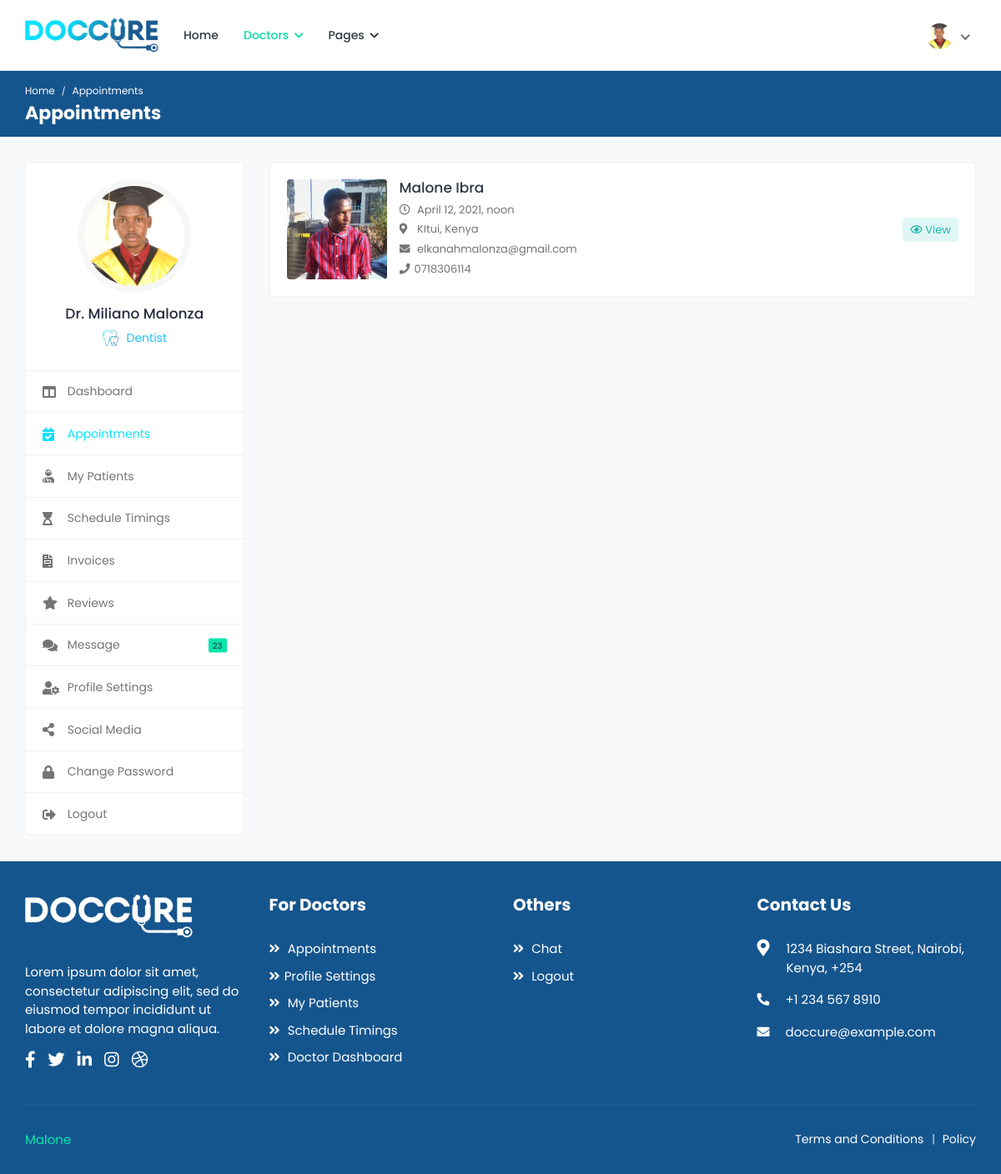
Screenshot of /doctors/appointments/ (signed in) with the database file from the repository.
### appointments/models.py (models this page shows, shortened)
class Doctor(models.Model):
	user = models.OneToOneField(User, on_delete=models.CASCADE)
	image = models.ImageField('Profile Image', upload_to='Image/Doctors',
		max_length=500, default='dummy.png')
	first_name = models.CharField('First Name', max_length=50)
	second_name =  models.CharField('Second Name', max_length=50)
	title = models.CharField('Title', max_length=200, default='Dr.')
	phone_no = models.CharField('Phone Number', max_length=50)
	email = models.EmailField('Email', max_length=250)
	gender = models.CharField('Gender', max_length=10)
	d_o_b = models.DateField('Date of Birth', blank=True)
	biography = models.CharField('Biography', max_length=1000, blank=True)
	address_line1 = models.CharField('Address Line 1', max_length=200, blank=True)
	address_line2 = models.CharField('Address Line 2', max_length=200, blank=True)
	country = models.CharField('Country', max_length=100, blank=True)
	county = models.CharField('County', max_length=100, blank=True)
	town = models.CharField('Town', max_length=100, blank=True)
	pricing =  models.FloatField('Amount', default=0.00)
	services = models.CharField('Services', max_length=1000, blank=True)
	specialization = models.CharField('Specialization', max_length=1000, blank=True)
	clinic = models.CharField('Clinic', max_length=100, blank=True)
	clinic_address = models.CharField('Clinic Address', max_length=100, blank=True)
	speciality = models.OneToOneField(Speciality, on_delete=models.CASCADE)
	''' user, image, first_name, second_name, title, phone_no, email, gender, d_o_b, biography,
	address_line1, address_line2, country, county, town, pricing, services, specialization, clinic,
	clinic_address, speciality'''

class Speciality(models.Model):
	name = models.CharField('Name', max_length=100)
	image = models.ImageField('Image', upload_to='Image/Speciality', max_length=500)

class Appointment(models.Model):
	doctor = models.ForeignKey(Doctor, on_delete=models.CASCADE)
	patient = models.ForeignKey(Patient, on_delete=models.CASCADE)
	purpose = models.CharField('Purpose', max_length=50)
	category = models.CharField('Type', max_length=50)
	amount = models.FloatField('Amount', default=0.00)
	status = models.CharField('Status', max_length=50)
	date = models.DateTimeField('Appointment Date', auto_now_add=True)
	booking_date = models.DateTimeField('Booking Date')
	follow_up_date = models.DateTimeField('Follow Up', null=True)

class Patient(models.Model):
	user = models.OneToOneField(User, on_delete=models.CASCADE)
	image = models.ImageField('Profile Image', upload_to='Image/Patient/Profile/',
		max_length=500, default='dummy.png')
	first_name = models.CharField('First Name', max_length=50)
	second_name = models.CharField('Second Name', max_length=50)
	d_o_b = models.DateField('Date Of Birth')
	gender = models.CharField('Gender', max_length=10)
	email = models.CharField('Email', max_length=50)
	phone_no = models.CharField('Phone Number', max_length=20)
	blood_group = models.CharField('Blood Group', max_length=5)
	country = models.CharField('Country', max_length=50)
	county = models.CharField('County', max_length=50)
	town = models.CharField('Town', max_length=50)
	street_lane = models.CharField('Street/Lane', max_length=50)
	def __str__(self):
		return self.first_name +' '+self.second_name

### appointments/views.py (the view)
# urls.py: path('doctors/appointments/', views.appointments, name='appointments'),
@login_required(login_url='/login/')
@user_passes_test(check_doctor, login_url='/login/')
@user_passes_test(check_settings, login_url='/doctors/profile-settings/')
def appointments(request):
	profile = Doctor.objects.get(user=request.user.id)
	appointments = Appointment.objects.filter(doctor=profile.id)
	return render(request, 'doctors/appointments.html', {'profile' :profile, 'appointments': appointments})

### appointments/views.py (called while the page is built)
def check_doctor(user):
	group = user.groups.get()
	return group.name=='doctors_group'

def check_settings(user):
	profile = Doctor.objects.filter(user=user.id)
	return profile.count()>=1

### appointments/templates/doctors/appointments.html (shortened to what this page needs)
{% extends "doctors/base.html" %}
{% load static %}
{% block breadcrumb %}Appointments{% endblock %}
{% block breadcrumb1 %}Appointments{% endblock %}
{% block sidenav %}
	<ul>
		<li>
			<a href="{% url 'doctor-dashboard' %}">
				<i class="fas fa-columns"></i>
				<span>Dashboard</span>
			</a>
		</li>
		<li class="active">
			<a href="{% url 'appointments' %}">
				<i class="fas fa-calendar-check"></i>
				<span>Appointments</span>
			</a>
		</li>
		<li>
			<a href="{% url 'my-patients' %}">
				<i class="fas fa-user-injured"></i>
				<span>My Patients</span>
			</a>
		</li>
		<li>
			<a href="{% url 'schedule-timings' %}">
				<i class="fas fa-hourglass-start"></i>
				<span>Schedule Timings</span>
			</a>
		</li>
		<li>
			<a href="{% url 'invoices' %}">
				<i class="fas fa-file-invoice"></i>
				<span>Invoices</span>
			</a>
		</li>
		<li>
			<a href="{% url 'reviews' %}">
				<i class="fas fa-star"></i>
				<span>Reviews</span>
			</a>
		</li>
		<li>
			<a href="{% url 'chat-doctor' %}">
				<i class="fas fa-comments"></i>
				<span>Message</span>
				<small class="unread-msg">23</small>
			</a>
		</li>
		<li>
			<a href="{% url 'doctor-profile-settings' %}">
				<i class="fas fa-user-cog"></i>
				<span>Profile Settings</span>
			</a>
		</li>
		<li>
			<a href="{% url 'social-media' %}">
				<i class="fas fa-share-alt"></i>
				<span>Social Media</span>
			</a>
		</li>
		<li>
			<a href="{% url 'doctor-change-password' %}">
				<i class="fas fa-lock"></i>
				<span>Change Password</span>
			</a>
		</li>
		<li>
			<a href="{% url 'logout' %}">
				<i class="fas fa-sign-out-alt"></i>
				<span>Logout</span>
			</a>
		</li>
	</ul>
{% endblock %}
{% block content %}
		<div class="col-md-7 col-lg-8 col-xl-9">
			<div class="appointments">
			{% for appointment in appointments %}
				<div class="appointment-list">
					<div class="profile-info-widget">
						<a href="{% url 'patient-profile' appointment.patient|slugify appointment.patient.id %}" class="booking-doc-img">
							<img src="{{appointment.patient.image.url}}" alt="User Image">
						</a>
						<div class="profile-det-info">
							<h3><a href="{% url 'patient-profile' appointment.patient|slugify appointment.patient.id %}">{{appointment.patient.first_name}} {{appointment.patient.second_name}}</a></h3>
							<div class="patient-details">
								<h5><i class="far fa-clock"></i> {{appointment.booking_date}}</h5>
								<h5><i class="fas fa-map-marker-alt"></i> {{appointment.patient.county}}, {{appointment.patient.country}}</h5>
								<h5><i class="fas fa-envelope"></i> {{appointment.patient.email}}</h5>
								<h5 class="mb-0"><i class="fas fa-phone"></i>{{appointment.patient.phone_no}}</h5>
							</div>
						</div>
					</div>
					<div class="appointment-action">
						<a href="#" class="btn btn-sm bg-info-light" data-toggle="modal" data-target="#appt{{appointment.id}}_details">
							<i class="far fa-eye"></i> View
						</a>
					</div>
				</div>
			{% endfor %}
			</div>
		</div>
	</div>
{% endblock %}

### appointments/templates/doctors/base.html (shortened to what this page needs)
<!DOCTYPE html>
<html lang="en">
<head>
		{% load static %}
		<link rel="stylesheet" href="{% static 'cas/css/bootstrap.min.css' %}">
		<link rel="stylesheet" href="{% static 'cas/plugins/fontawesome/css/fontawesome.min.css' %}">
		<link rel="stylesheet" href="{% static 'cas/plugins/fontawesome/css/all.min.css' %}">
		<link rel="stylesheet" href="{% static 'cas/css/style.css' %}">
	</head>
	<body>
		<div class="main-wrapper">
			<header class="header">
				<nav class="navbar navbar-expand-lg header-nav">
					<div class="navbar-header">
						<a href="{% url 'index' %}" class="navbar-brand logo">
							<img src="{% static 'cas/img/logo.png' %}" class="img-fluid" alt="Logo">
						</a>
					</div>
					<div class="main-menu-wrapper">
						<ul class="main-nav">
							<li>
								<a href="{% url 'index' %}">Home</a>
							</li>
							<li class="has-submenu active">
								<a href="#">Doctors <i class="fas fa-chevron-down"></i></a>
							</li>
							<li class="has-submenu">
								<a href="#">Pages <i class="fas fa-chevron-down"></i></a>
							</li>
						</ul>
					</div>
					<ul class="nav header-navbar-rht">
						<li class="nav-item dropdown has-arrow logged-item">
							<a href="#" class="dropdown-toggle nav-link" data-toggle="dropdown">
								<span class="user-img">
									<img class="rounded-circle" src="{{profile.image.url}}" width="31" alt="{{user.first_name}} {{user.last_name}}">
								</span>
							</a>
						</li>
					</ul>
				</nav>
			</header>
			<div class="breadcrumb-bar">
				<div class="container-fluid">
					<div class="row align-items-center">
						<div class="col-md-12 col-12">
							<nav aria-label="breadcrumb" class="page-breadcrumb">
								<ol class="breadcrumb">
									<li class="breadcrumb-item"><a href="{% url 'index' %}">Home</a></li>
									<li class="breadcrumb-item active" aria-current="page">{% block breadcrumb %}{% endblock %}</li>
								</ol>
							</nav>
							<h2 class="breadcrumb-title">{% block breadcrumb1 %} {% endblock %}</h2>
						</div>
					</div>
				</div>
			</div>
			<div class="content">
				<div class="container-fluid">
					<div class="row">
						<div class="col-md-5 col-lg-4 col-xl-3 theiaStickySidebar">
							<div class="profile-sidebar">
								<div class="widget-profile pro-widget-content">
									<div class="profile-info-widget">
										<a href="#" class="booking-doc-img">
											<img src="{{profile.image.url}}" alt="User Image">
										</a>
										<div class="profile-det-info">
											<h3>{{profile.title}} {{user.first_name}} {{user.last_name}}</h3>
											{% if profile != None %}
											<div class="patient-details">
												<p class="doc-department"><img src="{{profile.speciality.image.url}}" class="img-fluid" alt="S">{{profile.speciality.name}}</p>
											</div>
											{% endif %}
										</div>
									</div>
								</div>
								<div class="dashboard-widget">
									<nav class="dashboard-menu">
										{% block sidenav %}
										{% endblock %}
									</nav>
								</div>
							</div>
						</div>
						{% block content %}
						{% endblock %}
					</div>
				</div>
			</div>
			<footer class="footer">
				<div class="footer-top">
					<div class="container-fluid">
						<div class="row">
							<div class="col-lg-3 col-md-6">
								<div class="footer-widget footer-about">
									<div class="footer-logo">
										<img src="{% static 'cas/img/footer-logo.png' %}" alt="logo">
									</div>
									<div class="footer-about-content">
										<p>Lorem ipsum dolor sit amet, consectetur adipiscing elit, sed do eiusmod tempor incididunt ut labore et dolore magna aliqua. </p>
										<div class="social-icon">
											<ul>
												<li>
													<a href="#" target="_blank"><i class="fab fa-facebook-f"></i> </a>
												</li>
												<li>
													<a href="#" target="_blank"><i class="fab fa-twitter"></i> </a>
												</li>
												<li>
													<a href="#" target="_blank"><i class="fab fa-linkedin-in"></i></a>
												</li>
												<li>
													<a href="#" target="_blank"><i class="fab fa-instagram"></i></a>
												</li>
												<li>
													<a href="#" target="_blank"><i class="fab fa-dribbble"></i> </a>
												</li>
											</ul>
										</div>
									</div>
								</div>
							</div>
							<div class="col-lg-3 col-md-6">
								<div class="footer-widget footer-menu">
									<h2 class="footer-title">For Doctors</h2>
									<ul>
										<li><a href="{% url 'appointments' %}"><i class="fas fa-angle-double-right"></i> Appointments</a></li>
										<li><a href="{% url 'doctor-profile-settings' %}"><i class="fas fa-angle-double-right"></i>Profile Settings</a></li>
										<li><a href="{% url 'my-patients' %}"><i class="fas fa-angle-double-right"></i> My Patients</a></li>
										<li><a href="{% url 'schedule-timings' %}"><i class="fas fa-angle-double-right"></i> Schedule Timings</a></li>
										<li><a href="{% url 'doctor-dashboard' %}"><i class="fas fa-angle-double-right"></i> Doctor Dashboard</a></li>
									</ul>
								</div>
							</div>
							<div class="col-lg-3 col-md-6">
								<div class="footer-widget footer-menu">
									<h2 class="footer-title">Others</h2>
									<ul>
										<li><a href="{% url 'chat-doctor' %}"><i class="fas fa-angle-double-right"></i> Chat</a></li>
										<li><a href="{% url 'logout' %}"><i class="fas fa-angle-double-right"></i> Logout</a></li>
									</ul>
								</div>
							</div>
							<div class="col-lg-3 col-md-6">
								<div class="footer-widget footer-contact">
									<h2 class="footer-title">Contact Us</h2>
									<div class="footer-contact-info">
										<div class="footer-address">
											<span><i class="fas fa-map-marker-alt"></i></span>
											<p> 1234  Biashara Street, Nairobi,<br> Kenya, +254 </p>
										</div>
										<p>
											<i class="fas fa-phone-alt"></i>
											+1 234 567 8910
										</p>
										<p class="mb-0">
											<i class="fas fa-envelope"></i>
											doccure@example.com
										</p>
									</div>
								</div>
							</div>
						</div>
					</div>
				</div>
                <div class="footer-bottom">
					<div class="container-fluid">
						<div class="copyright">
							<div class="row">
								<div class="col-md-6 col-lg-6">
									<div class="copyright-text">
										<p class="mb-0"><a href="https://github.com/MalonzaElkanah/">Malone</a></p>
									</div>
								</div>
								<div class="col-md-6 col-lg-6">
									<div class="copyright-menu">
										<ul class="policy-menu">
											<li><a href="{% url 'term-condition' %}">Terms and Conditions</a></li>
											<li><a href="{% url 'privacy-policy' %}">Policy</a></li>
										</ul>
									</div>
								</div>
							</div>
						</div>
					</div>
				</div>
			</footer>
	</body>
</html>

### rows the page displays
Doctor: image (picture), title "Dr.", speciality.image (picture), speciality.name "Dentist"
Appointment: patient.image (picture), patient.first_name "Malone", patient.second_name "Ibra", booking_date "April 12, 2021, noon", patient.county "KItui", patient.country "Kenya", patient.email "elkanahmalonza@gmail.com", patient.phone_no "0718306114"

### other values shown
{{ user.first_name }} "Miliano"
{{ user.last_name }} "Malonza"
